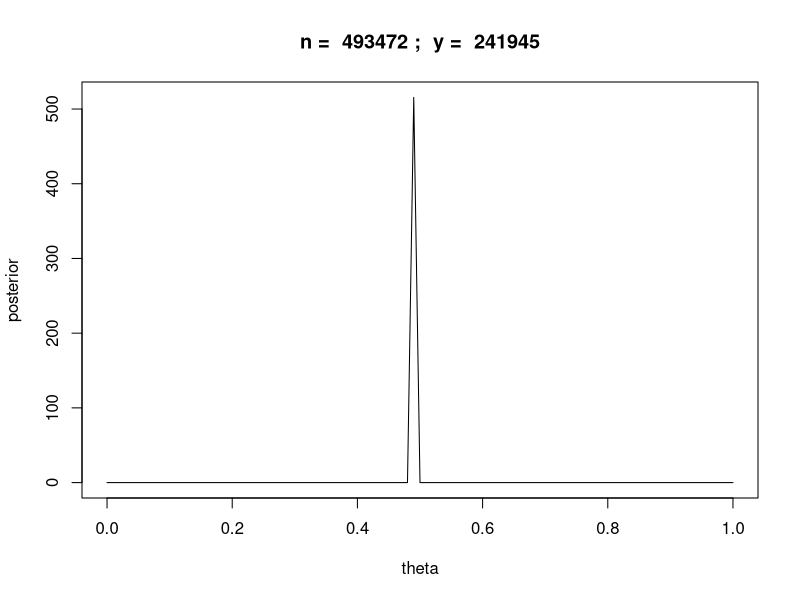
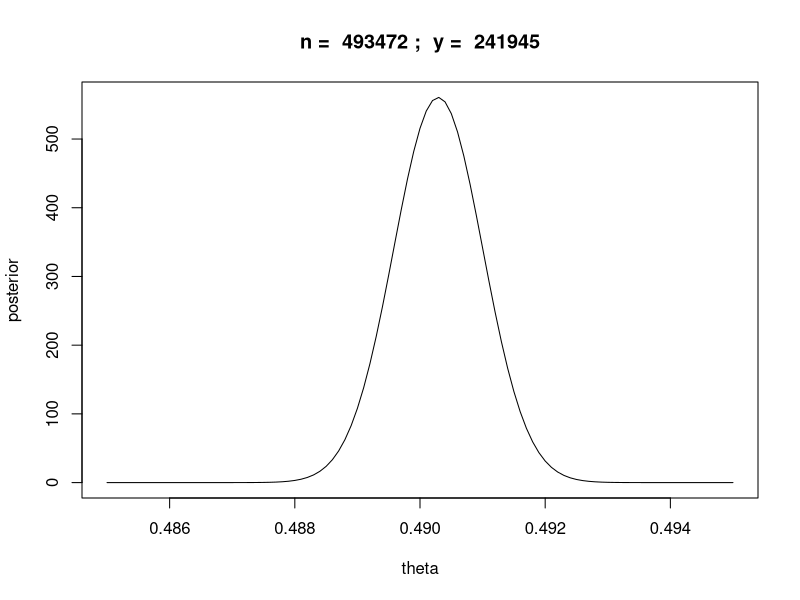
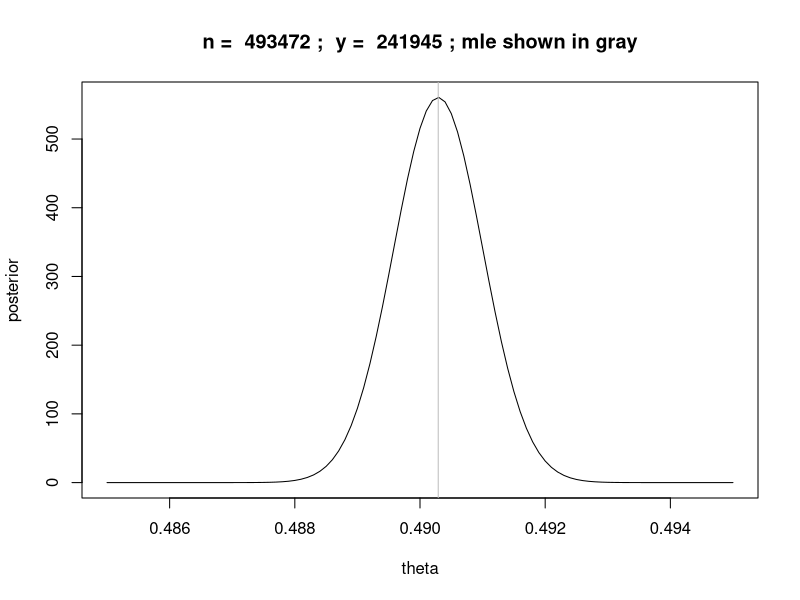

R code for these plots, in order:
## ---- chunk 1

y = 241945
n = 241945 + 251527

## ---- chunk 2

posterior = function(theta) dbeta(theta,shape1 = y+1, shape2 = n- y + 1)
curve(posterior,from = 0,to = 1, main=paste("n = ",n,";  y = ",y),xlab="theta",ylab='posterior')

## ---- chunk 3
curve(posterior,from = 0.485,to = 0.495, main=paste("n = ",n,";  y = ",y),xlab="theta",ylab='posterior')
## ---- chunk 4
curve(posterior,from = 0.485,to = 0.495, main=paste("n = ",n,";  y = ",y, "; mle shown in gray"),xlab="theta",ylab='posterior')
abline(v=y/n,col='gray')
